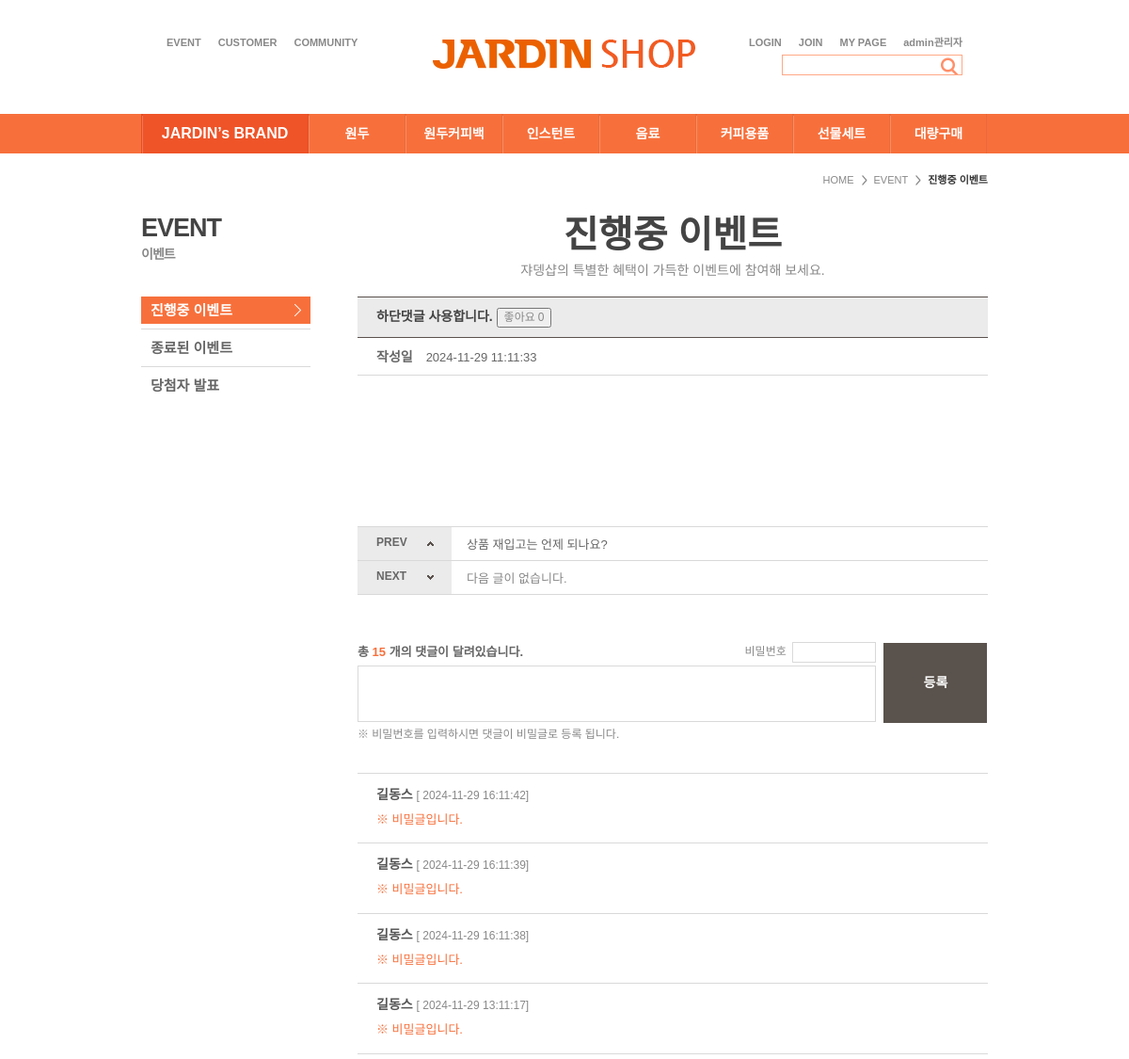
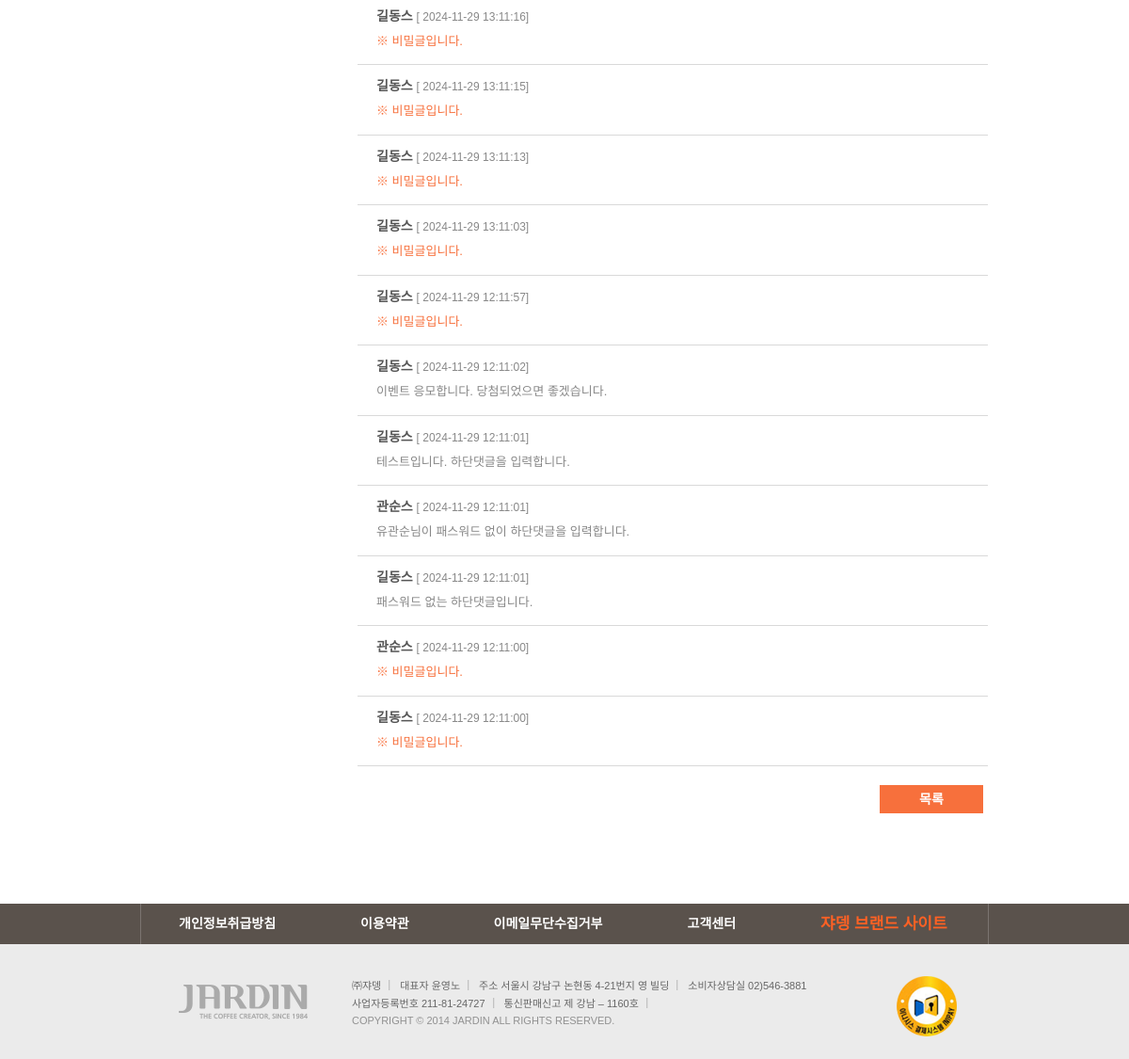
The app's page /board/bview/3/ with its own data (2 pictures, top to bottom).
### board/models.py (models this page shows, shortened)
class Board(models.Model):
  bno = models.AutoField(primary_key=True)
  member = models.ForeignKey(Member,on_delete=models.DO_NOTHING, null=True)
  like_members = models.ManyToManyField(Member,default='', related_name='like_member')
  btitle = models.CharField(max_length=1000)
  bcontent = models.TextField()
  bgroup = models.IntegerField(null=True)
  bstep = models.IntegerField(default=0)
  bindent = models.IntegerField(default=0)
  bhit = models.IntegerField(default=0)
  bdate = models.DateTimeField(auto_now=True)
  bfile = models.ImageField(null=True,upload_to='board')

### comment/models.py (models this page shows)
class Comment(models.Model):
  cno = models.AutoField(primary_key=True)
  board = models.ForeignKey(Board,on_delete=models.CASCADE) # 부모삭제시, 자식삭제
  member = models.ForeignKey(Member,on_delete=models.DO_NOTHING)
  cpw = models.CharField(max_length=10,null=True,blank=True)
  ccontent = models.TextField(blank=True)
  cdate = models.DateTimeField(auto_now=True)
  def __str__(self):
    return f"{self.cno},{self.ccontent},{self.cdate}"

### member/models.py (models this page shows, shortened)
class Member(models.Model):
  id = models.CharField(max_length=50,primary_key=True)
  pw = models.CharField(max_length=100)
  name = models.CharField(max_length=100)
  nicName = models.CharField(max_length=100)
  tel = models.CharField(max_length=20,default='010-0000-0000')
  gender = models.CharField(max_length=10,default='남자')
  hobby = models.CharField(max_length=50,default='game')
  mdate = models.DateTimeField(auto_now=True)

### board/views.py (the view)
# urls.py: path('bview/<int:bno>/', views.bview,name="bview"),
def bview(request,bno):
  qs = Board.objects.filter(bno=bno)
  c_qs = Comment.objects.filter(board=qs[0]).order_by("-cno")
  print("확인 : ",c_qs,c_qs.count)
  context = {"board":qs[0],"clist":c_qs}
  return render(request,'bview.html',context)

### board/templates/bview.html (shortened to what this page needs)
{% extends "base.html" %}
{% load static %}
	{% block container-block %}
	<div id="container">
		<div id="location">
			<ol>
				<li><a href="#">HOME</a></li>
				<li><a href="#">EVENT</a></li>
				<li class="last">진행중 이벤트</li>
			</ol>
		</div>
		<div id="outbox">
			<div id="left">
				<div id="title2">EVENT<span>이벤트</span></div>
				<ul>
					<li><a href="#" id="leftNavi1">진행중 이벤트</a></li>
					<li><a href="#" id="leftNavi2">종료된 이벤트</a></li>
					<li class="last"><a href="#" id="leftNavi3">당첨자 발표</span></a></li>
				</ul>
			</div><script type="text/javascript">initSubmenu(1,0);</script>
			<div id="contents">
				<div id="mypage">
					<h2><strong>진행중 이벤트</strong><span>쟈뎅샵의 특별한 혜택이 가득한 이벤트에 참여해 보세요.</span></h2>
					<div class="viewDivMt">
						<div class="viewHead">
							<div class="subject">
								<ul>
									<li>{{board.btitle}}
										<button type="button" id="likeBtn"><span id="liketxt">좋아요</span> <span id="likecount">0</span></button>
									</li>
								</ul>
							</div>
							<div class="day">
								<p class="txt">작성일<span>{{board.bdate|date:'Y-m-d H:m:i'}}</span></p>
							</div>
						</div>
						<div class="viewContents">
						</div>
					</div>
					<div class="pnDiv web">
						<table summary="이전다음글을 선택하여 보실 수 있습니다." class="preNext" border="1" cellspacing="0">
							<colgroup>
							<col width="100px" />
							<col width="*" />
							<col width="100px" />
							</colgroup>
							<tbody>
								<tr>
									<th class="pre">PREV</th>
									<td><a href="#">상품 재입고는 언제 되나요?</a></td>
									<td>&nbsp;</td>
								</tr>
								<tr>
									<th class="next">NEXT</th>
									<td>다음 글이 없습니다.</td>
									<td>&nbsp;</td>
								</tr>
							</tbody>
						</table>
					</div>
					<div class="replyWrite">
						<ul>
							<li class="in">
								<p class="txt">총 <span class="orange" id='cnt'>{{clist.count}}</span> 개의 댓글이 달려있습니다.</p>
								<p class="password">비밀번호&nbsp;&nbsp;<input type="password" class="replynum" /></p>
								<textarea class="replyType"></textarea>
							</li>
							<li class="btn"><a class="replyBtn">등록</a></li>
						</ul>
						<p class="ntic">※ 비밀번호를 입력하시면 댓글이 비밀글로 등록 됩니다.</p>
					</div>
					<div class="replyBox">
						{% if clist %}
						{% for comment in clist %}
						<ul id="{{comment.cno}}">
							<li class="name">{{comment.member.nicName}} <span>[ {{comment.cdate|date:'Y-m-d  H:m:i'}}]</span></li>
							{% if request.session.session_id != comment.member.id and comment.cpw != null  %}
								<li class="txt">
									<a class="passwordBtn"><span class="orange">※ 비밀글입니다.</span></a>
								</li>
							{% else %}
								<li class="txt">{{comment.ccontent}}</li>
							{% endif %}
						</ul>
						{% endfor %}
						{% else %}
						<ul><li>하단댓글이 없습니다.</li></ul>
						{% endif %}
					</div>
					<div class="btnArea">
						<div class="bRight">
							<ul>
								<li><a href="#" class="sbtnMini mw">목록</a></li>
							</ul>
						</div>
					</div>
				</div>
			</div>
<link rel="stylesheet" type="text/css" href="../css/jquery.fancybox-1.3.4.css" />
		</div>
	</div>
	{% endblock container-block %}

### board/templates/base.html (shortened to what this page needs)
{% load static %}
<!DOCTYPE html>
<html>
<head>
<link rel="stylesheet" type="text/css" href="{% static '/css/reset.css'%}" />
<link rel="stylesheet" type="text/css" href="{% static '/css/layout.css'%}" />
<link rel="stylesheet" type="text/css" href="{% static '/css/content.css'%}" />
</head>
<body>
<div id="allwrap">
<div id="wrap">
	<div id="header">
		<div id="snbBox">
			<a href="/"><h1><img src="/static/images/txt/logo.gif" alt="JARDIN SHOP" /></h1></a>
			<div id="quickmenu">
				<ul>
					<li><a href="#">EVENT</a></li>
					<li><a href="#">CUSTOMER</a></li>
					<li><a href="/board/blist/">COMMUNITY</a></li>
				</ul>
			</div>
			<div id="snb">
				<ul>
					{% if not request.session.session_id %}
					<li><a href="/member/login/">LOGIN</a></li>
					<li><a href="#">JOIN</a></li>
					{% else %}
					<li><a id='logout'>LOGOUT</a></li>
					<li><a href="#">회원정보</a></li>
					{% endif %}
					<li><a href="#">MY PAGE</a></li>
					<li><a href="/admin/">admin관리자</a></li>
				</ul>
				<div id="search">
					<input type="text" class="searchType" />
					<input type="image" src="/static/images/btn/btn_main_search.gif" width="23" height="20" alt="검색하기" />
				</div>
			</div>
		</div>
	</div>
	<div id="gnb">
		<div id="top">
			<ul>
				<li class="brand t1"><a href="#" id="topNavi1">JARDIN’s BRAND</a>
				</li>
				<li class="t2"><a href="#" id="topNavi2">원두</a>
				</li>
				<li class="t1"><a href="#" id="topNavi3">원두커피백</a>
				</li>
				<li class="t2"><a href="#" id="topNavi4">인스턴트</a>
				</li>
				<li class="t1"><a href="#" id="topNavi5">음료</a>
				</li>
				<li class="t2"><a href="#" id="topNavi6">커피용품</a>
				</li>
				<li class="t1"><a href="#" id="topNavi7">선물세트</a></li>
				<li class="t2"><a href="#" id="topNavi8">대량구매</a></li>
			</ul>
		</div>
	</div>
	{% block container-block  %}
	{% endblock container-block %}
	<div id="footerWrap">
		<div id="footer">
			<div id="fnb">
				<ul>
					<li class="left"><a href="#">개인정보취급방침</a></li>
					<li><a href="#">이용약관</a></li>
					<li class="left"><a href="#">이메일무단수집거부</a></li>
					<li><a href="#">고객센터</a></li>
					<li class="left brand"><a href="#">쟈뎅 브랜드 사이트</a></li>
				</ul>
			</div>
			<div id="finfo">
				<div id="flogo"><img src="/static/images/txt/flogo.gif" alt="JARDIN THE COFFEE CREATOR, SINCE 1984" /></div>
				<address>
					<ul>
						<li>㈜쟈뎅</li>
						<li>대표자 윤영노</li>
						<li class="tnone">주소 서울시 강남구 논현동 4-21번지 영 빌딩</li>
						<li class="webnone">소비자상담실 02)546-3881</li>
						<li>사업자등록번호 211-81-24727</li>
						<li class="tnone">통신판매신고 제 강남 – 1160호</li>
						<li class="copy">COPYRIGHT © 2014 JARDIN <span>ALL RIGHTS RESERVED.</span></li>
					</ul>
				</address>
				<div id="inicis"><img src="/static/images/ico/ico_inicis.png" alt="이니시스 결제시스템" /></div>
			</div>
		</div>
	</div>
</div>
</div>
</body>
</html>

### static/css/layout.css (style rules this page uses)
html { overflow-y:scroll; width:100%; }
#allwrap { position:relative; width:100%; overflow:hidden; }
#header { max-width:900px; margin:33px auto 0; }
#header #snbBox { position:relative; width:100%; height:47px; overflow:hidden; }
#header #snbBox h1 { position:absolute; left:50%; top:0; margin:1px 0 0 -150px; }
#header #snbBox #quickmenu { float:left; margin:0 0 0 27px; }
#header #snbBox #quickmenu ul li { float:left; height:25px; line-height:25px; padding:0 18px 0 0; }
#header #snbBox #quickmenu ul li a { color:#888; font-size:11px; font-weight:600; }
#header #snbBox #snb { float:right; margin:0 27px 0 0; }
#header #snbBox #snb ul { width:100%; overflow:hidden; }
#header #snbBox #snb ul li { float:left; height:25px; line-height:25px; padding:0 0 0 18px; }
#header #snbBox #snb ul li a { color:#888; font-size:11px; font-weight:600; }
#header #snbBox #snb #search { float:right; width:190px; height:20px; border:1px #ffa886 solid; }
#header #snbBox #snb #search input.searchType { width:157px; height:18px; line-height:18px; border:0; padding:0 0 0 5px; }
#gnb { width:100%; background:#f7703c; }
#gnb:after { content:""; display:block; clear:both; }
#gnb #top { max-width:900px; margin:41px auto 0; }
#gnb #top:after { content:""; display:block; clear:both; }
#gnb #top ul li { position:relative; float:left; background:url('../images/bg/bg_navi_l.gif') left top no-repeat; }
#gnb #top ul li a { display:block; width:103px; height:42px; line-height:42px; font-size:14px; color:#fff; font-weight:600; text-align:center; background:url('../images/bg/bg_navi_r.gif') right top no-repeat; }
#gnb #top ul li.brand { background:url('../images/bg/bg_navi_brand.gif') left top #ef5428 no-repeat; }
#gnb #top ul li.brand a { width:178px; font-size:16px; background:url('../images/bg/bg_navi_brand_r.gif') right top no-repeat; }
#footerWrap { width:100%; margin:56px 0 0 0; overflow:hidden; }
#footerWrap #footer { width:100%; background:#ebebeb; margin:0 auto; }
#footerWrap #footer #fnb { width:100%; background:#5a524c; overflow:hidden; }
#footerWrap #footer #fnb ul { max-width:860px; padding:0 0 0 40px; margin:0 auto; border-left:1px #7b7470 solid; border-right:1px #7b7470 solid; overflow:hidden; }
#footerWrap #footer #fnb ul li { float:left; height:43px; line-height:43px; padding:0 90px 0 0; }
#footerWrap #footer #fnb ul li a { font-size:14px; color:#fff; font-weight:600; }
#footerWrap #footer #fnb ul li.brand { padding:0; }
#footerWrap #footer #fnb ul li.brand a { color:#fe6124; font-size:17px; }
#footerWrap #footer #finfo { position:relative; max-width:900px; padding:30px 0; margin:0 auto; overflow:hidden; }
#footerWrap #footer #finfo #flogo { float:left; padding:0 24px 0 27px; }
#footerWrap #footer #finfo address { float:left; width:518px; padding:5px 0 0 0; }
#footerWrap #footer #finfo address ul li { float:left; font-size:11px; color:#666; line-height:1.7; padding:0 10px; background:url('../images/bg/bg_address.gif') right 3px no-repeat; }
#footerWrap #footer #finfo address ul li.copy { color:#919191; background:url(none); }
#footerWrap #footer #finfo address ul li.webnone { background:url(none); }
#footerWrap #footer #finfo #inicis { position:absolute; right:33px; top:34px; }

### board/templates/base.html (style rules this page uses)
a { cursor: pointer; }

### records on screen
Board: btitle "하단댓글 사용합니다.", bdate "2024-11-29 11:11:33"
Comment: member.nicName "길동스", cdate "2024-11-29 16:11:42", cpw "※ 비밀글입니다."
Comment: member.nicName "길동스", cdate "2024-11-29 16:11:39", cpw "※ 비밀글입니다."
Comment: member.nicName "길동스", cdate "2024-11-29 16:11:38", cpw "※ 비밀글입니다."
Comment: member.nicName "길동스", cdate "2024-11-29 13:11:17", cpw "※ 비밀글입니다."
Comment: member.nicName "길동스", cdate "2024-11-29 13:11:16", cpw "※ 비밀글입니다."
Comment: member.nicName "길동스", cdate "2024-11-29 13:11:15", cpw "※ 비밀글입니다."
Comment: member.nicName "길동스", cdate "2024-11-29 13:11:13", cpw "※ 비밀글입니다."
Comment: member.nicName "길동스", cdate "2024-11-29 13:11:03", cpw "※ 비밀글입니다."
Comment: member.nicName "길동스", cdate "2024-11-29 12:11:57", cpw "※ 비밀글입니다."
Comment: member.nicName "길동스", cdate "2024-11-29 12:11:02", ccontent "이벤트 응모합니다. 당첨되었으면 좋겠습니다."
Comment: member.nicName "길동스", cdate "2024-11-29 12:11:01", ccontent "테스트입니다. 하단댓글을 입력합니다."
Comment: member.nicName "관순스", cdate "2024-11-29 12:11:01", ccontent "유관순님이 패스워드 없이 하단댓글을 입력합니다."
Comment: member.nicName "길동스", cdate "2024-11-29 12:11:01", ccontent "패스워드 없는 하단댓글입니다."
Comment: member.nicName "관순스", cdate "2024-11-29 12:11:00", cpw "※ 비밀글입니다."
Comment: member.nicName "길동스", cdate "2024-11-29 12:11:00", cpw "※ 비밀글입니다."

### other values on screen
{{ clist.count }} "15"
